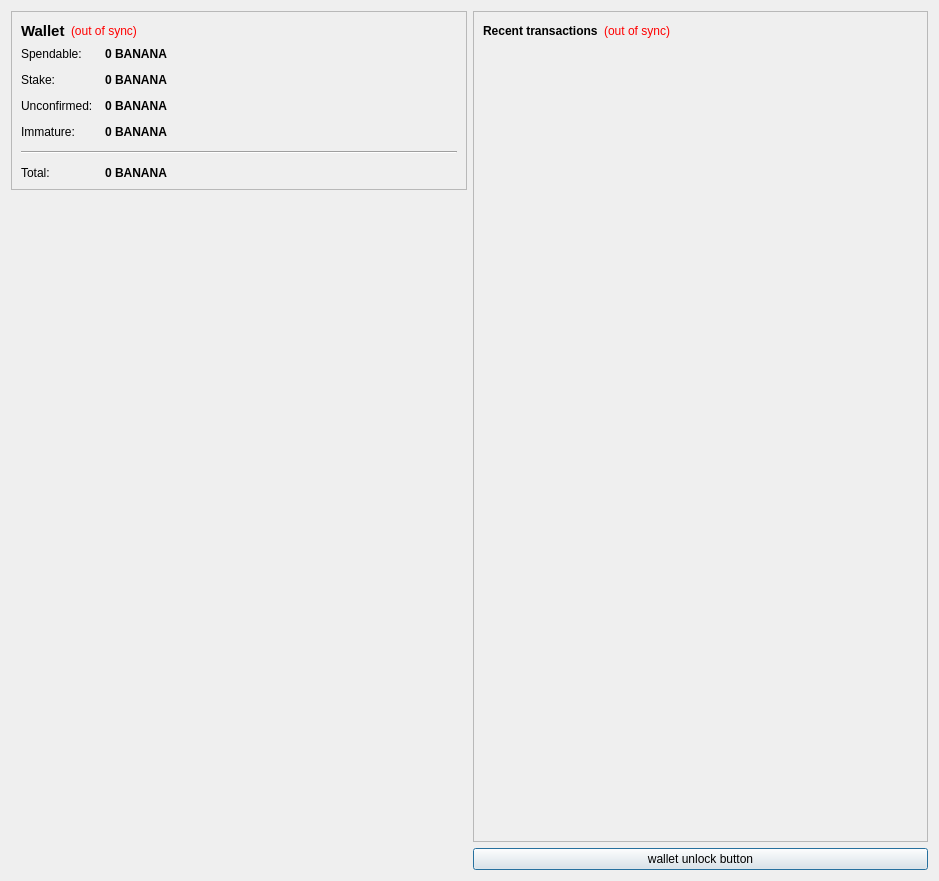
<?xml version="1.0" encoding="UTF-8"?>
<ui version="4.0">
 <class>OverviewPage</class>
 <widget class="QWidget" name="OverviewPage">
  <property name="geometry">
   <rect>
    <x>0</x>
    <y>0</y>
    <width>939</width>
    <height>881</height>
   </rect>
  </property>
  <property name="windowTitle">
   <string>Form</string>
  </property>
  <layout class="QHBoxLayout" name="horizontalLayout" stretch="0,0">
   <item>
    <layout class="QVBoxLayout" name="verticalLayout_2">
     <item>
      <widget class="QFrame" name="frame">
       <property name="frameShape">
        <enum>QFrame::StyledPanel</enum>
       </property>
       <property name="frameShadow">
        <enum>QFrame::Raised</enum>
       </property>
       <layout class="QVBoxLayout" name="verticalLayout_4">
        <item>
         <layout class="QHBoxLayout" name="horizontalLayout_4">
          <item>
           <widget class="QLabel" name="label_5">
            <property name="font">
             <font>
              <pointsize>11</pointsize>
              <weight>75</weight>
              <bold>true</bold>
             </font>
            </property>
            <property name="text">
             <string>Wallet</string>
            </property>
           </widget>
          </item>
          <item>
           <widget class="QLabel" name="labelWalletStatus">
            <property name="toolTip">
             <string>The displayed information may be out of date. Your wallet automatically synchronizes with the bananacoin network after a connection is established, but this process has not completed yet.</string>
            </property>
            <property name="styleSheet">
             <string notr="true">QLabel { color: red; }</string>
            </property>
            <property name="text">
             <string notr="true">(out of sync)</string>
            </property>
            <property name="alignment">
             <set>Qt::AlignLeading|Qt::AlignLeft|Qt::AlignVCenter</set>
            </property>
           </widget>
          </item>
          <item>
           <spacer name="horizontalSpacer_2">
            <property name="orientation">
             <enum>Qt::Horizontal</enum>
            </property>
            <property name="sizeHint" stdset="0">
             <size>
              <width>40</width>
              <height>20</height>
             </size>
            </property>
           </spacer>
          </item>
         </layout>
        </item>
        <item>
         <layout class="QFormLayout" name="formLayout_2">
          <property name="fieldGrowthPolicy">
           <enum>QFormLayout::AllNonFixedFieldsGrow</enum>
          </property>
          <property name="horizontalSpacing">
           <number>12</number>
          </property>
          <property name="verticalSpacing">
           <number>12</number>
          </property>
          <item row="0" column="0">
           <widget class="QLabel" name="label">
            <property name="text">
             <string>Spendable:</string>
            </property>
           </widget>
          </item>
          <item row="0" column="1">
           <widget class="QLabel" name="labelBalance">
            <property name="font">
             <font>
              <weight>75</weight>
              <bold>true</bold>
             </font>
            </property>
            <property name="cursor">
             <cursorShape>IBeamCursor</cursorShape>
            </property>
            <property name="toolTip">
             <string>Your current spendable balance</string>
            </property>
            <property name="text">
             <string notr="true">0 BANANA</string>
            </property>
            <property name="textInteractionFlags">
             <set>Qt::LinksAccessibleByMouse|Qt::TextSelectableByKeyboard|Qt::TextSelectableByMouse</set>
            </property>
           </widget>
          </item>
          <item row="1" column="0">
           <widget class="QLabel" name="label_6">
            <property name="text">
             <string>Stake:</string>
            </property>
           </widget>
          </item>
          <item row="1" column="1">
           <widget class="QLabel" name="labelStake">
            <property name="font">
             <font>
              <weight>75</weight>
              <bold>true</bold>
             </font>
            </property>
            <property name="cursor">
             <cursorShape>IBeamCursor</cursorShape>
            </property>
            <property name="toolTip">
             <string>Total of coins that was staked, and do not yet count toward the current balance</string>
            </property>
            <property name="text">
             <string notr="true">0 BANANA</string>
            </property>
            <property name="textInteractionFlags">
             <set>Qt::LinksAccessibleByMouse|Qt::TextSelectableByKeyboard|Qt::TextSelectableByMouse</set>
            </property>
           </widget>
          </item>
          <item row="2" column="0">
           <widget class="QLabel" name="label_3">
            <property name="text">
             <string>Unconfirmed:</string>
            </property>
           </widget>
          </item>
          <item row="2" column="1">
           <widget class="QLabel" name="labelUnconfirmed">
            <property name="font">
             <font>
              <weight>75</weight>
              <bold>true</bold>
             </font>
            </property>
            <property name="cursor">
             <cursorShape>IBeamCursor</cursorShape>
            </property>
            <property name="toolTip">
             <string>Total of transactions that have yet to be confirmed, and do not yet count toward the current balance</string>
            </property>
            <property name="text">
             <string notr="true">0 BANANA</string>
            </property>
            <property name="textInteractionFlags">
             <set>Qt::LinksAccessibleByMouse|Qt::TextSelectableByKeyboard|Qt::TextSelectableByMouse</set>
            </property>
           </widget>
          </item>
          <item row="3" column="0">
           <widget class="QLabel" name="labelImmatureText">
            <property name="text">
             <string>Immature:</string>
            </property>
           </widget>
          </item>
          <item row="3" column="1">
           <widget class="QLabel" name="labelImmature">
            <property name="font">
             <font>
              <weight>75</weight>
              <bold>true</bold>
             </font>
            </property>
            <property name="toolTip">
             <string>Mined balance that has not yet matured</string>
            </property>
            <property name="text">
             <string notr="true">0 BANANA</string>
            </property>
            <property name="textInteractionFlags">
             <set>Qt::LinksAccessibleByMouse|Qt::TextSelectableByKeyboard|Qt::TextSelectableByMouse</set>
            </property>
           </widget>
          </item>
          <item row="4" column="0" colspan="2">
           <widget class="Line" name="line">
            <property name="orientation">
             <enum>Qt::Horizontal</enum>
            </property>
           </widget>
          </item>
          <item row="5" column="0">
           <widget class="QLabel" name="labelTotalText">
            <property name="text">
             <string>Total:</string>
            </property>
           </widget>
          </item>
          <item row="5" column="1">
           <widget class="QLabel" name="labelTotal">
            <property name="font">
             <font>
              <weight>75</weight>
              <bold>true</bold>
             </font>
            </property>
            <property name="cursor">
             <cursorShape>IBeamCursor</cursorShape>
            </property>
            <property name="toolTip">
             <string>Your current total balance</string>
            </property>
            <property name="text">
             <string notr="true">0 BANANA</string>
            </property>
            <property name="textInteractionFlags">
             <set>Qt::LinksAccessibleByMouse|Qt::TextSelectableByKeyboard|Qt::TextSelectableByMouse</set>
            </property>
           </widget>
          </item>
         </layout>
        </item>
       </layout>
      </widget>
     </item>
     <item>
      <spacer name="verticalSpacer_4">
       <property name="orientation">
        <enum>Qt::Vertical</enum>
       </property>
       <property name="sizeHint" stdset="0">
        <size>
         <width>20</width>
         <height>40</height>
        </size>
       </property>
      </spacer>
     </item>
     <item>
      <widget class="QLabel" name="label_2">
       <property name="text">
        <string/>
       </property>
       <property name="pixmap">
        <pixmap resource="../bitcoin.qrc">:/images/Wallet_Logo</pixmap>
       </property>
       <property name="alignment">
        <set>Qt::AlignCenter</set>
       </property>
      </widget>
     </item>
     <item>
      <spacer name="verticalSpacer">
       <property name="orientation">
        <enum>Qt::Vertical</enum>
       </property>
       <property name="sizeHint" stdset="0">
        <size>
         <width>20</width>
         <height>40</height>
        </size>
       </property>
      </spacer>
     </item>
    </layout>
   </item>
   <item>
    <layout class="QVBoxLayout" name="verticalLayout_3">
     <item>
      <widget class="QFrame" name="frame_2">
       <property name="frameShape">
        <enum>QFrame::StyledPanel</enum>
       </property>
       <property name="frameShadow">
        <enum>QFrame::Raised</enum>
       </property>
       <layout class="QVBoxLayout" name="verticalLayout">
        <item>
         <layout class="QHBoxLayout" name="horizontalLayout_2">
          <item>
           <widget class="QLabel" name="label_4">
            <property name="text">
             <string>&lt;b&gt;Recent transactions&lt;/b&gt;</string>
            </property>
           </widget>
          </item>
          <item>
           <widget class="QLabel" name="labelTransactionsStatus">
            <property name="toolTip">
             <string>The displayed information may be out of date. Your wallet automatically synchronizes with the bananacoin network after a connection is established, but this process has not completed yet.</string>
            </property>
            <property name="styleSheet">
             <string notr="true">QLabel { color: red; }</string>
            </property>
            <property name="text">
             <string notr="true">(out of sync)</string>
            </property>
            <property name="alignment">
             <set>Qt::AlignRight|Qt::AlignTrailing|Qt::AlignVCenter</set>
            </property>
           </widget>
          </item>
          <item>
           <spacer name="horizontalSpacer">
            <property name="orientation">
             <enum>Qt::Horizontal</enum>
            </property>
            <property name="sizeHint" stdset="0">
             <size>
              <width>40</width>
              <height>20</height>
             </size>
            </property>
           </spacer>
          </item>
         </layout>
        </item>
        <item>
         <widget class="QListView" name="listTransactions">
          <property name="styleSheet">
           <string notr="true">QListView { background: transparent; }</string>
          </property>
          <property name="frameShape">
           <enum>QFrame::NoFrame</enum>
          </property>
          <property name="verticalScrollBarPolicy">
           <enum>Qt::ScrollBarAlwaysOff</enum>
          </property>
          <property name="horizontalScrollBarPolicy">
           <enum>Qt::ScrollBarAlwaysOff</enum>
          </property>
          <property name="selectionMode">
           <enum>QAbstractItemView::NoSelection</enum>
          </property>
         </widget>
        </item>
       </layout>
      </widget>
     </item>
     <item>
      <widget class="QPushButton" name="unlockWalletButton">
       <property name="sizePolicy">
        <sizepolicy hsizetype="Minimum" vsizetype="Fixed">
         <horstretch>0</horstretch>
         <verstretch>0</verstretch>
        </sizepolicy>
       </property>
       <property name="maximumSize">
        <size>
         <width>16777214</width>
         <height>16777214</height>
        </size>
       </property>
       <property name="toolTip">
        <string/>
       </property>
       <property name="text">
        <string>wallet unlock button</string>
       </property>
       <property name="checkable">
        <bool>false</bool>
       </property>
       <property name="autoDefault">
        <bool>false</bool>
       </property>
       <property name="default">
        <bool>true</bool>
       </property>
       <property name="flat">
        <bool>false</bool>
       </property>
      </widget>
     </item>
    </layout>
   </item>
  </layout>
 </widget>
 <resources>
  <include location="../bitcoin.qrc"/>
 </resources>
 <connections/>
</ui>
